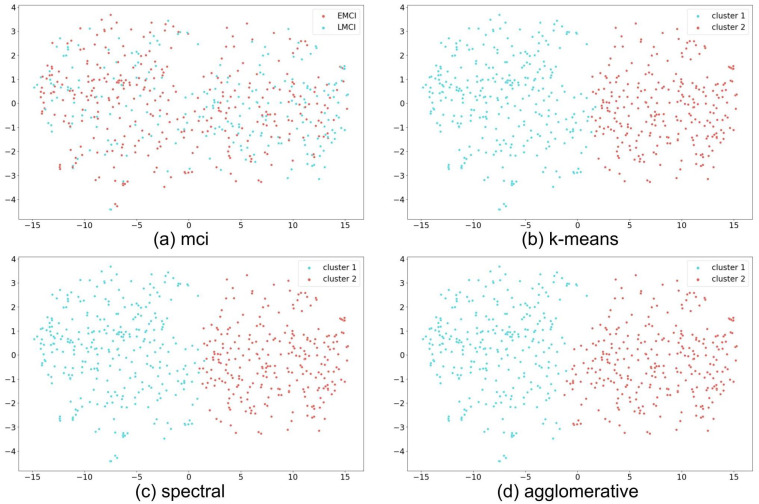
#> input picture figs/amyloid-subtypes-amia24.jpg, 759 x 504 px
$ python -i extract_teasers.py   (imports and definitions only)
#> lines starting #> are read from the running program, lines starting #| are printed output that depends on the picture; after the words box and inside, x2 and y2 are one past the last pixel; in counts of white or black regions, pixels touching at a corner belong together
#> further down, picture is the input picture: PIL image 759x504 RGB; mean R, G, B 248.7, 249.3, 249.1
"""Crop each paper's Figure 1 into a 16:10 WebP thumbnail.

For every out/pdfs/<id>.pdf: find the caption "Figure 1" / "Fig. 1" (or "图 1"), take the figure region above it
(images and vector drawings between the caption and the body text above, within the caption's column), render it,
trim whitespace, pad to 16:10 and save images/pubs/<id>.webp (640 px wide).
Manual fixes go in teaser_overrides.yml:  <id>: {page: 3, clip: [x0, y0, x1, y1]}  (PDF points, page is 1-based)
or <id>: {figure: 2} to use another figure, {expand: 20} to widen the crop, or <id>: {skip: true}.
Also writes out/teasers/contact_sheet.png and out/teasers/report.json for review.
"""
import io
import json
import os
import re
import sys
import unicodedata

import pymupdf
import yaml
from PIL import Image, ImageChops, ImageDraw, ImageFont

from common import OUT, ROOT, load_pubs, out_path

HERE = os.path.dirname(__file__)
# [1 line not run here, left out]
# [1 line that did not run here, left out]
DEST = os.path.join(ROOT, 'images', 'pubs')
W, H = 640, 400


def cap_re(n, strict=True):
    tail = r'\s*[:.|]' if strict else r'\s*[:.|\s]'
    return re.compile(r'^\s*(?:(?:Figure|Fig\.?|FIGURE|FIG\.?)\s*' + str(n) + r'(?!\d)' + tail + r'|图\s*' + str(n) + r'(?!\d))', re.U)


def block_text(b):
    return ' '.join(s['text'] for l in b.get('lines', []) for s in l.get('spans', [])).strip()


# [44 lines left out: functions find_caption, graphics_rects, body_blocks, not called in this run]


def overlap_x(a, x0, x1):
    return max(0, min(a.x1, x1) - max(a.x0, x0))


# [60 lines left out: functions figure_region, largest_image, not called in this run]


def render(page, clip):
    pix = page.get_pixmap(clip=clip, matrix=pymupdf.Matrix(3, 3), alpha=False)
    return Image.open(io.BytesIO(pix.tobytes('png'))).convert('RGB')


def trim(img):
    bg = Image.new('RGB', img.size, (255, 255, 255))
#> bg: PIL image 759x504 RGB; every value is 255
    diff = ImageChops.difference(img, bg).convert('L').point(lambda v: 255 if v > 18 else 0)
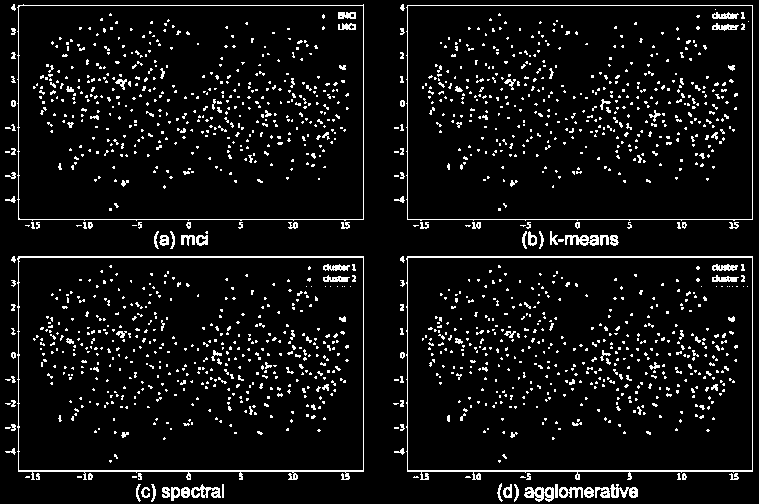
#> diff: PIL image 759x504 L; 6.8% white in thin lines or dots
    box = diff.getbbox()
#> box = (5, 4, 753, 502)
    return img.crop(box) if box else img
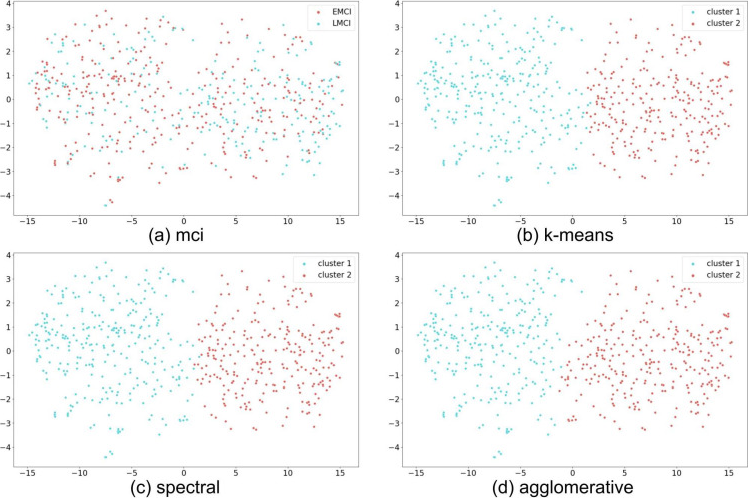
#> returned value: PIL image 748x498 RGB; mean R, G, B 248.6, 249.1, 249


# [139 lines left out: functions fit, process, alternates, contact_sheet, main, not called in this run]


# [2 lines not run here, left out]

>>> from PIL import Image
>>> picture = Image.open('../../figs/amyloid-subtypes-amia24.jpg')
>>> result = trim(picture)

$ run again, on figs/fair-mci-mri-amia24.jpg
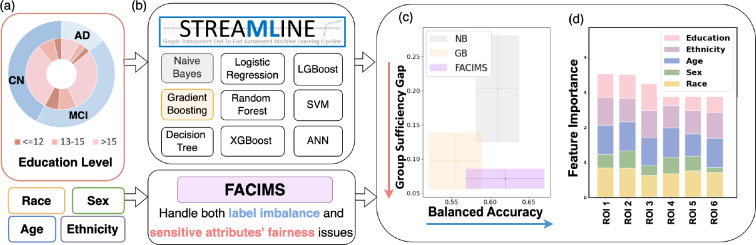
#> input picture figs/fair-mci-mri-amia24.jpg, 756 x 245 px
#> picture is the input picture: PIL image 756x245 RGB; mean R, G, B 232.4, 230.7, 232.1
#> bg: PIL image 756x245 RGB; every value is 255
#> in trim, `diff = ImageChops.difference(img, bg).convert('L').point(lambda v: 255..`:
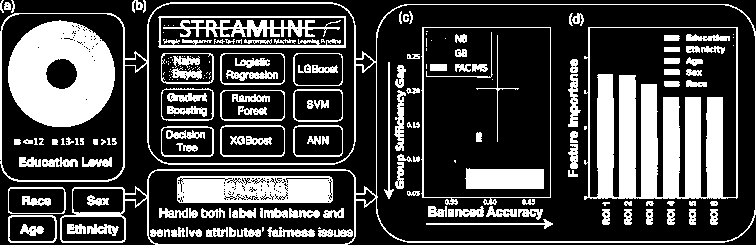
#> diff: PIL image 756x245 L; 27.7% white; 203 white regions (64 under 20 px), largest, box (x1, y1, x2, y2) and area: (584, 27, 738, 200) 11911, (8, 20, 115, 127) 8198, (0, 2, 756, 245) 5917
#> box = (0, 0, 756, 245)

$ run again, on figs/fair-multimodal-cca-amia25.jpg
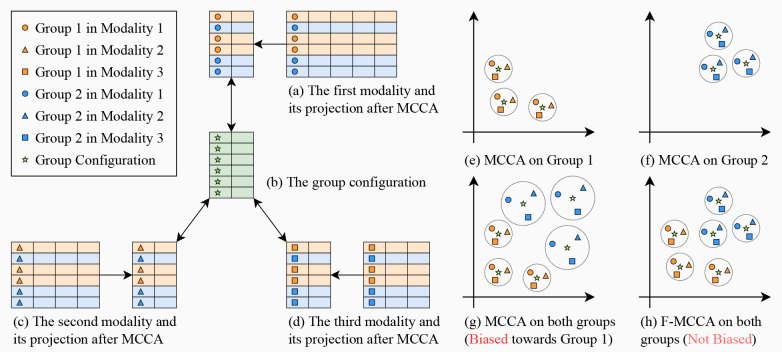
#> input picture figs/fair-multimodal-cca-amia25.jpg, 782 x 352 px
#> picture is the input picture: PIL image 782x352 RGB; mean R, G, B 235.5, 235.2, 234.7
#> bg: PIL image 782x352 RGB; every value is 255
#> in trim, `diff = ImageChops.difference(img, bg).convert('L').point(lambda v: 255..`:
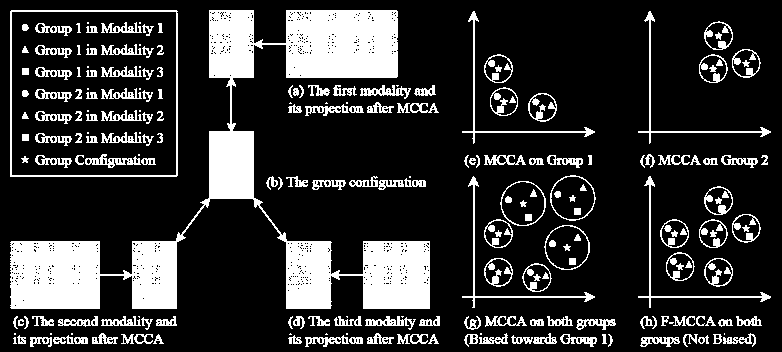
#> diff: PIL image 782x352 L; 19.5% white; 222 white regions (31 under 20 px), largest, box (x1, y1, x2, y2) and area: (10, 10, 430, 309) 30641, (10, 10, 178, 177) 1320, (462, 11, 595, 144) 610
#> box = (10, 10, 771, 347)
#> in trim, `return img.crop(box) if box else img`:
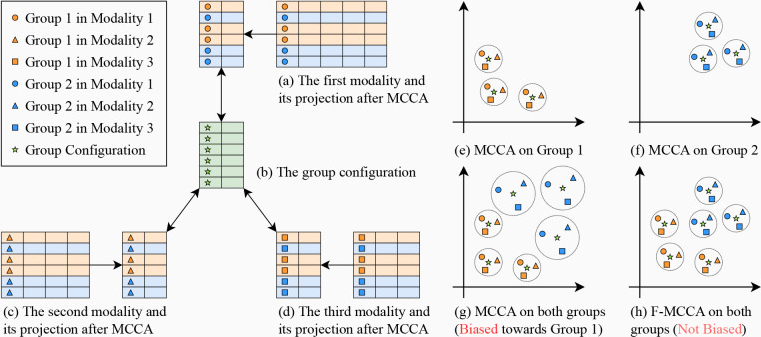
#> returned value: PIL image 761x337 RGB; mean R, G, B 234.5, 234.1, 233.5
